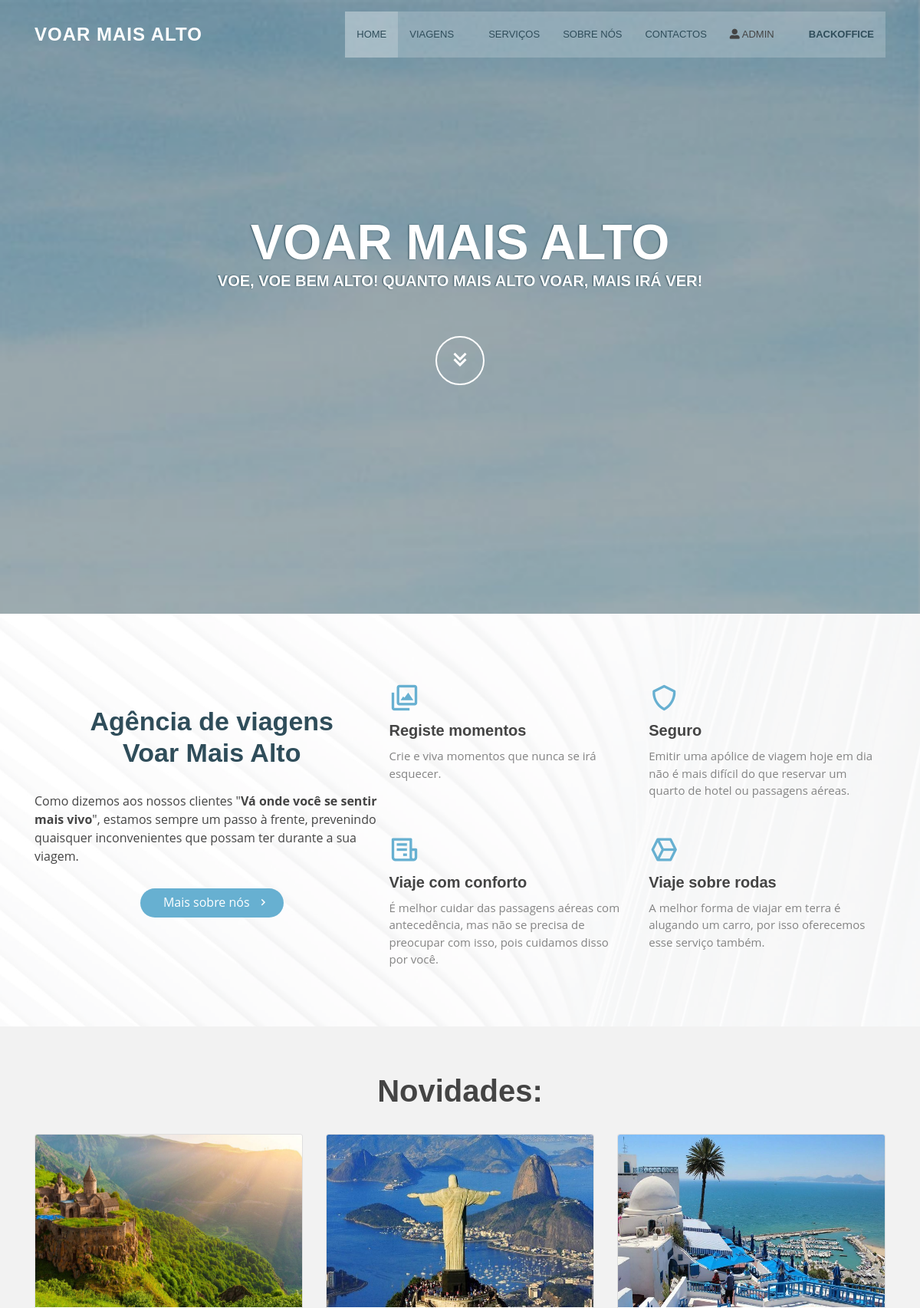
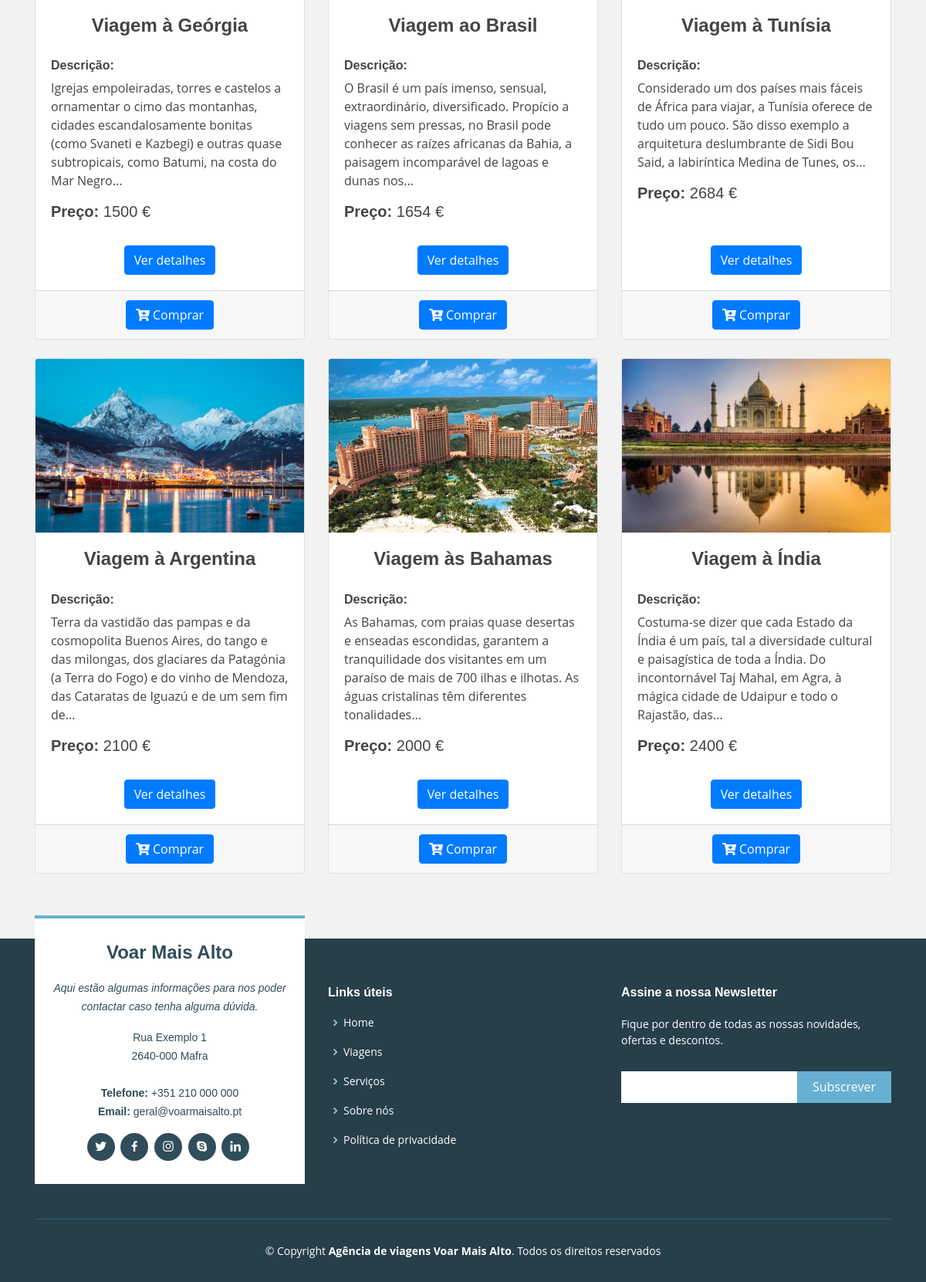
Page / (signed in) on the committed database (2 pictures, top to bottom).
### tables this page shows
CREATE TABLE `produto` (
  `produtoID` int(11) NOT NULL,
  `produtoNome` varchar(50) NOT NULL,
  `preco` double NOT NULL,
  `stock` int(11) NOT NULL,
  `imagem` varchar(200) NOT NULL,
  `categoriaID` int(11) NOT NULL,
  `descricao` varchar(1000) NOT NULL
);

### db/config.php (called while the page is built, shortened)
<?php
    function e($s) {
        return htmlspecialchars((string)$s, ENT_QUOTES, 'UTF-8');
    }
?>

### index.php (the view, shortened to what this page needs)
<?php
include 'db/config.php';
?>
<!DOCTYPE html>
<html lang="pt-PT">
<head>
  <link href="vendor/bootstrap/css/bootstrap.min.css" rel="stylesheet">
  <link href="assets/css/main.css" rel="stylesheet">
  <link rel="stylesheet" href="https://use.fontawesome.com/releases/v5.7.2/css/all.css">
  <link href="assets/vendor/bootstrap/css/bootstrap.min.css" rel="stylesheet">
  <link href="assets/vendor/icofont/icofont.min.css" rel="stylesheet">
  <link href="assets/vendor/boxicons/css/boxicons.min.css" rel="stylesheet">
  <link href="assets/vendor/venobox/venobox.css" rel="stylesheet">
  <link href="assets/vendor/owl.carousel/assets/owl.carousel.min.css" rel="stylesheet">
  <link href="assets/vendor/aos/aos.css" rel="stylesheet">
  <link href="assets/css/style.css" rel="stylesheet">
</head>
<body style="background-color:#f2f2f2">
  <header id="header" class="fixed-top header-transparent">
    <div class="container d-flex align-items-center">
      <div class="logo mr-auto">
        <h1 class="text-light"><a href="index.php"><span>Voar Mais Alto</span></a></h1>
      </div>
      <nav class="nav-menu d-none d-lg-block">
        <ul>
          <li class="active"><a href="index.php">Home</a></li>
          <li class="drop-down"><a href="viagens.php">Viagens</a>
          </li>
          <li><a href="servicos.php">Serviços</a></li>
          <li><a href="sobrenos.php">Sobre Nós</a></li>
          <li><a href="#footer">Contactos</a></li>
		  <?php
		  if (isset($_SESSION['utilizador'])){
			  echo '<li class="drop-down"><a><i class="fa fa-user-alt"></i> '.e($_SESSION['utilizador']).'</a>
					<ul>
					<li><a class="nav-link" href="post_logout.php" style="color:red;"><center>Sair</center></a></li>
					</ul>
					</li>';
		  }else{
			  echo '<li class="nav-item"><a class="nav-link" href="#modallogin" data-toggle="modal" data-target="#modallogin"><i class="fa fa-user-alt"></i></a></li>';
		  }
		  ?>
		  <?php
		  if (isset($_SESSION['utilizador'])){
			if($_SESSION['tipo']=='admin')
			{
                echo '<li class="nav-item"><a class="nav-link" href="admin/listaProdutos.php"><b>Backoffice</b></a></li>';
            }
		  }
		  ?>
        </ul>
      </nav>
    </div>
  </header>
  <section id="hero">
    <div class="hero-container" data-aos="fade-up">
      <h1>Voar Mais Alto</h1>
      <h2>Voe, voe bem alto! Quanto mais alto voar, mais irá ver!</h2>
      <a href="#novidades" class="btn-get-started scrollto"><i class="bx bx-chevrons-down"></i></a>
    </div>
  </section>
  <main id="main">
    <section id="about" class="about">
      <div class="container">
        <div class="row no-gutters">
          <div class="content col-xl-5 d-flex align-items-stretch" data-aos="fade-up">
            <div class="content">
              <h3><center>Agência de viagens <br><b>Voar Mais Alto</b><center></h3>
              <p>
                Como dizemos aos nossos clientes "<b>Vá onde você se sentir mais vivo</b>", estamos sempre um passo à frente, prevenindo quaisquer inconvenientes que possam ter durante a sua viagem.
              </p>
              <center><a href="sobrenos.php" class="about-btn">Mais sobre nós<i class="bx bx-chevron-right"></i></a></center>
            </div>
          </div>
          <div class="col-xl-7 d-flex align-items-stretch">
            <div class="icon-boxes d-flex flex-column justify-content-center">
              <div class="row">
                <div class="col-md-6 icon-box" data-aos="fade-up" data-aos-delay="100">
                  <i class="bx bx-images"></i>
                  <h4>Registe momentos</h4>
                  <p>Crie e viva momentos que nunca se irá esquecer.</p>
                </div>
                <div class="col-md-6 icon-box" data-aos="fade-up" data-aos-delay="200">
                  <i class="bx bx-shield"></i>
                  <h4>Seguro</h4>
                  <p>Emitir uma apólice de viagem hoje em dia não é mais difícil do que reservar um quarto de hotel ou passagens aéreas.</p>
                </div>
                <div class="col-md-6 icon-box" data-aos="fade-up" data-aos-delay="300">
                  <i class="bx bx-receipt"></i>
                  <h4>Viaje com conforto</h4>
                  <p>É melhor cuidar das passagens aéreas com antecedência, mas não se precisa de preocupar com isso, pois cuidamos disso por você.</p>
                </div>
                <div class="col-md-6 icon-box" data-aos="fade-up" data-aos-delay="400">
                  <i class="bx bx-cube-alt"></i>
                  <h4>Viaje sobre rodas</h4>
                  <p>A melhor forma de viajar em terra é alugando um carro, por isso oferecemos esse serviço também.</p>
                </div>
              </div>
            </div>
          </div>
        </div>
      </div>
    </section>
  <section id="novidades">
  <div class="container">
    <div class="row">
      <div class="col-lg-12">
       <?php
		function limitarTexto($texto, $limite) {
		$corte = mb_substr($texto, 0, $limite);
		$espaco = mb_strrpos($corte, ' ');
		if ($espaco !== false) {
			$corte = mb_substr($corte, 0, $espaco);
		}
		return rtrim($corte, " .,;:!?-") . '...';
		}
		?>
		<div>
			<center><h1><b>Novidades:</b></h1></center>
		</div>
        <div class="row">
          <?php
			if (isset($_GET['id'])){
			  $id = (int)$_GET['id'];
			  $stmtP = mysqli_prepare($conexao, "Select * from produto where categoriaID=? order by produtoID desc limit 6");
			  mysqli_stmt_bind_param($stmtP, 'i', $id);
			  mysqli_stmt_execute($stmtP);
			  $produtos = mysqli_stmt_get_result($stmtP);
		    }else{
			  $sql = "Select * from produto order by produtoID desc limit 6";
			  $produtos = $conexao->query($sql);
		    }
            if ($produtos->num_rows >0) {
              while ($p = $produtos->fetch_assoc()){
				  $descricao = $p['descricao'];
                echo' <div class="col-lg-4 col-md-6 mb-4">
                    <div class="card h-100">
                    <div class="containerI">
                    <img src="admin/'.e($p['imagem']).'" alt="'.e($p['produtoNome']).'" class="card-img-top" style="height: 225px; width: 100%; display: block;">
                    </div>
                      <div class="card-body">
                        <h4 class="card-title">
                          <a><center><b>'.e($p['produtoNome']).'</b></center></a>
                        </h4>
                        <p class="card-text">'."<h6><b>Descrição: </b></h6>".''.e(limitarTexto($descricao, $limite = 200)).'</p>
                        <h5><b>'."Preço: ".'</b>'.e($p['preco']).' €</h5>
						&ensp;
                    <center><div class="overlayC"><a href="detalheProduto.php?id='.(int)$p['produtoID'].'"><button type="button" class="btn btn-primary">Ver detalhes</button></a></div></center>
                      </div>';
					    if (isset($_SESSION['idutilizador'])){
                         echo '<div class="card-footer">
                               <center><a href="confirmacaoCompra.php?acao=add&id='.(int)$p['produtoID'].'"><button type="button" class="btn btn-primary"><i class="fas fa-cart-plus"></i> Comprar</button></a></center>
                               </div>';
					      }else{
                         echo '<div class="card-footer"><center><small>Inicie sessão para comprar</small></center></div>';
                      }
                    echo '</div>
                  </div> ';
              }
            }
          ?>
		</div>
  </div>
  </div>
  </div>
  </section>
  </main>
  <footer id="footer">
    <div class="footer-top">
      <div class="container">
        <div class="row">
          <div class="col-lg-4 col-md-6">
            <div class="footer-info" data-aos="fade-up" data-aos-delay="50">
              <h3>Voar Mais Alto</h3>
              <p class="pb-3"><em>Aqui estão algumas informações para nos poder contactar caso tenha alguma dúvida.</em></p>
              <p>
                Rua Exemplo 1 <br>
                2640-000 Mafra<br><br>
                <strong>Telefone:</strong> +351 210 000 000<br>
                <strong>Email:</strong> geral@voarmaisalto.pt<br>
              </p>
              <div class="social-links mt-3">
                <a href="#" class="twitter"><i class="bx bxl-twitter"></i></a>
                <a href="#" class="facebook"><i class="bx bxl-facebook"></i></a>
                <a href="#" class="instagram"><i class="bx bxl-instagram"></i></a>
                <a href="#" class="google-plus"><i class="bx bxl-skype"></i></a>
                <a href="#" class="linkedin"><i class="bx bxl-linkedin"></i></a>
              </div>
            </div>
          </div>
          <div class="col-lg-4 col-md-6 footer-links" data-aos="fade-up" data-aos-delay="150">
            <h4>Links úteis</h4>
            <ul>
              <li><i class="bx bx-chevron-right"></i> <a href="index.php">Home</a></li>
              <li><i class="bx bx-chevron-right"></i> <a href="viagens.php">Viagens</a></li>
              <li><i class="bx bx-chevron-right"></i> <a href="servicos.php">Serviços</a></li>
              <li><i class="bx bx-chevron-right"></i> <a href="sobrenos.php">Sobre nós</a></li>
              <li><i class="bx bx-chevron-right"></i> <a href="#">Política de privacidade</a></li>
            </ul>
          </div>
          <div class="col-lg-4 col-md-6 footer-newsletter" data-aos="fade-up" data-aos-delay="350">
            <h4>Assine a nossa Newsletter</h4>
            <p>Fique por dentro de todas as nossas novidades, ofertas e descontos.</p>
            <form action="" method="post">
              <input type="email" name="email"><input type="submit" value="Subscrever">
            </form>
          </div>
        </div>
      </div>
    </div>
    <div class="container">
      <div class="copyright">
        &copy; Copyright <strong><span>Agência de viagens Voar Mais Alto</span></strong>. Todos os direitos reservados
      </div>
    </div>
  </footer>
</body>
</html>

### rows in the picture
produto: imagem+produtoNome (picture), produtoNome "Viagem à Geórgia", descricao "Igrejas empoleiradas, torres e castelos a ornamentar o cimo das montanhas, cidades escandalosamente bonitas (como Svaneti e Kazbegi) e outras quase subtropicais, como Batumi, na costa do Mar Negro...", preco "1500"
produto: imagem+produtoNome (picture), produtoNome "Viagem ao Brasil", descricao "O Brasil é um país imenso, sensual, extraordinário, diversificado. Propício a viagens sem pressas, no Brasil pode conhecer as raízes africanas da Bahia, a paisagem incomparável de lagoas e dunas nos...", preco "1654"
produto: imagem+produtoNome (picture), produtoNome "Viagem à Tunísia", descricao "Considerado um dos países mais fáceis de África para viajar, a Tunísia oferece de tudo um pouco. São disso exemplo a arquitetura deslumbrante de Sidi Bou Said, a labiríntica Medina de Tunes, os...", preco "2684"
produto: imagem+produtoNome (picture), produtoNome "Viagem à Argentina", descricao "Terra da vastidão das pampas e da cosmopolita Buenos Aires, do tango e das milongas, dos glaciares da Patagónia (a Terra do Fogo) e do vinho de Mendoza, das Cataratas de Iguazú e de um sem fim de...", preco "2100"
produto: imagem+produtoNome (picture), produtoNome "Viagem às Bahamas", descricao "As Bahamas, com praias quase desertas e enseadas escondidas, garantem a tranquilidade dos visitantes em um paraíso de mais de 700 ilhas e ilhotas. As águas cristalinas têm diferentes tonalidades...", preco "2000"
produto: imagem (picture), produtoNome "Viagem à Índia", descricao "Costuma-se dizer que cada Estado da Índia é um país, tal a diversidade cultural e paisagística de toda a Índia. Do incontornável Taj Mahal, em Agra, à mágica cidade de Udaipur e todo o Rajastão, das...", preco "2400"

### other values in the picture
$_SESSION['utilizador'] "ADMIN"
